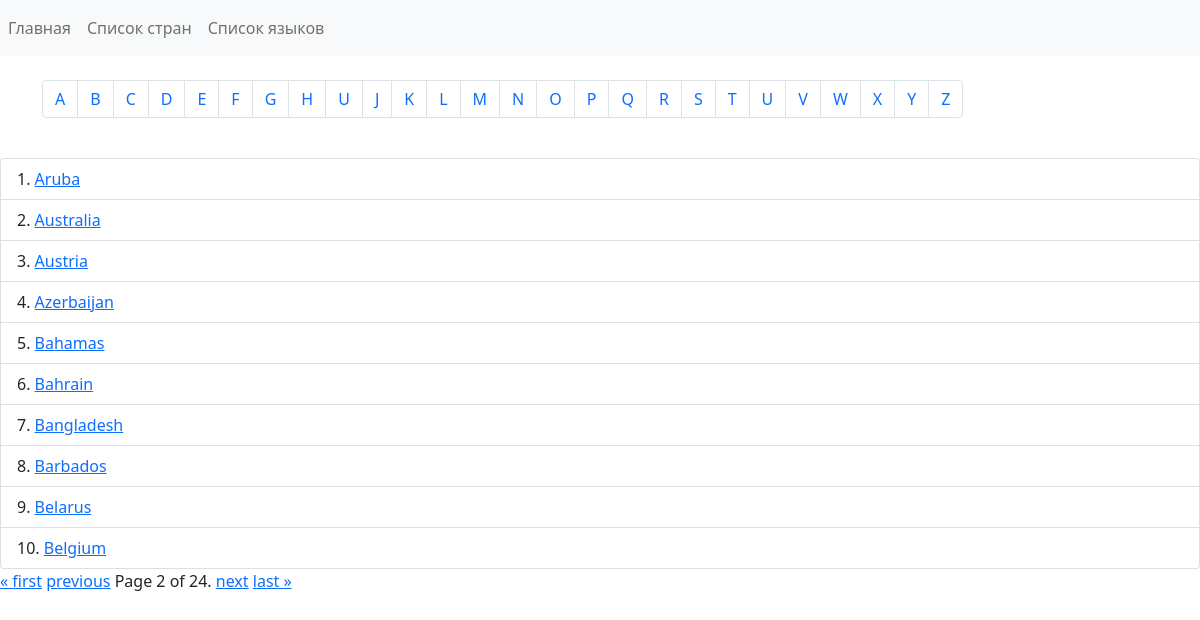
The app's page /countries-list/?page=2 with its own data.
### countries/models.py (models this page shows, shortened)
class Country(models.Model):
    name = models.CharField(max_length=256)
    languages = models.ManyToManyField(Language)

### countries/views.py (the view)
# urls.py: path('countries-list/', countries_list, name='countries_list'),
def countries_list(request: HttpRequest):
    countries = Country.objects.all()
    paginator = Paginator(countries, 10)
    page_number = request.GET.get('page')
    page_object = paginator.get_page(page_number)
    return render(request, 'countries/countries_list.html', {
        'countries': countries,
        'title': 'Список стран',
        'alphabet': 'ABCDEFGHUJKLMNOPQRSTUVWXYZ',
        'page_object': page_object,
    })

### countries/templates/countries/countries_list.html
{% extends 'countries/base.html' %}
{% block content %}
<br>
<div class="container">
    <nav>
        <ul class="pagination">
            {% for char in alphabet %}
            <li class="page-item"><a class="page-link" href="/countries/alphabet/{{ char }}">{{ char }}</a></li>
            {% endfor %}
        </ul>
    </nav>
</div>
<br>
<ol class="list-group list-group-numbered">
    {% for country in page_object %}
    <li class="list-group-item"><a href="/country/{{ country.name }}">{{ country.name }}</a></li>
    {% endfor %}
</ol>
<div class="pagination">
    <span class="step-links">
        {% if page_object.has_previous %}
            <a href="?page=1">&laquo; first</a>
            <a href="?page={{ page_object.previous_page_number }}">previous</a>
        {% endif %}
        <span class="current">
            Page {{ page_object.number }} of {{ page_object.paginator.num_pages }}.
        </span>
        {% if page_object.has_next %}
            <a href="?page={{ page_object.next_page_number }}">next</a>
            <a href="?page={{ page_object.paginator.num_pages }}">last &raquo;</a>
        {% endif %}
    </span>
</div>
{% endblock %}

### records on screen
Country: name "Aruba"
Country: name "Australia"
Country: name "Austria"
Country: name "Azerbaijan"
Country: name "Bahamas"
Country: name "Bahrain"
Country: name "Bangladesh"
Country: name "Barbados"
Country: name "Belarus"
Country: name "Belgium"

### other values on screen
{{ char }} "A" "B" "C" "D" "E" "F" "G" "H" "U" "J" "K" "L" "M" "N" "O" "P" "Q" "R" "S" "T" "U" "V" "W" "X" "Y" "Z"
{{ page_object.number }} "2"
{{ page_object.paginator.num_pages }} "24"
